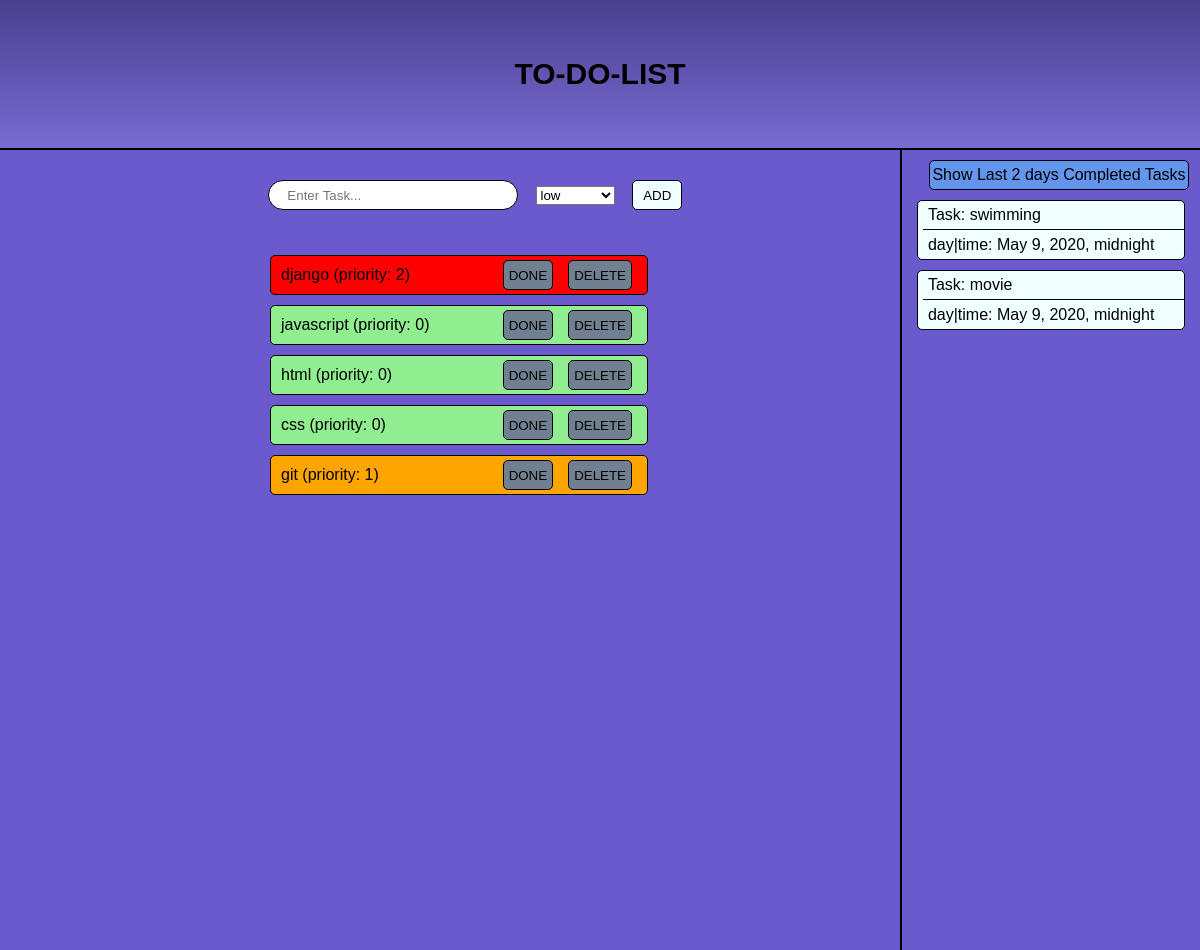
The page / on the database its author committed.
### toDoListApp/models.py (models this page shows, shortened)
class TaskList(models.Model):
    task = models.CharField(max_length=200)
    CHOOSE_PRIORITY = (
        ('0', 'low'),
        ('1', 'moderate'),
        ('2', 'high')
    )
    priority = models.CharField(
        choices=CHOOSE_PRIORITY, max_length=10, null=True)
    pub_date = models.DateTimeField('date_published')

class DoneTasks(models.Model):
    completed_task = models.CharField(max_length=200)
    completion_date = models.DateTimeField('date_of_completion')

### toDoListApp/views.py (the view)
# urls.py: path('', views.index, name='index'),
def index(request):
    listItems = TaskList.objects.all().order_by('-pub_date')
    d = datetime.date.today()-datetime.timedelta(days=2)
    tasks = DoneTasks.objects.filter(completion_date__gte=d)
    context = {
        'listItems': listItems,
        'completed_tasks': tasks
    }
    return render(request, 'toDoListApp/index.html', context)

### toDoListApp/templates/toDoListApp/index.html (shortened to what this page needs)
{% extends 'base.html' %}
{% block content %}
<div class="container-1">
    <div class="search-box">
        <form class='addtask' action="add_task/" method="post">
            <div id="search">
                <input type="text" name="content" placeholder="Enter Task...">
            </div>
            <select name="priority" id="importance">
                <option value="0" style="background: green;">low</option>
            </select>
            <div id="add-button"><button type="submit">ADD</button></div>
        </form>
    </div>
    <div class="list">
        {% for item in listItems %}
        <div id="task" class="p{{ item.priority }}">
            <li>{{ item.task }} (priority: {{ item.priority }})</li>
            <div id="buttons">
                <form action="done_task/{{ item.id }}/" action="post">
                    <div id="done-button">
                        <button type="submit">DONE</button>
                    </div>
                </form>
                <form action="delete_task/{{ item.id }}/" action="post">
                    <div id="del-button">
                        <button type="submit">DELETE</button>
                    </div>
                </form>
            </div>
        </div>
        {% endfor %}
    </div>
</div>
<div class="container-2">
    <div class="prev-task">Show Last 2 days Completed Tasks</div>
    <div class="completed-tasks">
        {% for item in completed_tasks %}
        <div class="completed">
            <div class="task-name">Task: {{ item.completed_task }}</div>
            <div class="time">day|time: {{ item.completion_date }}</div>
        </div>
        {% endfor %}
    </div>
</div>
{% endblock content %}

### toDoListApp/templates/base.html (shortened to what this page needs)
<html lang="en">
<head>
    {% load static %}
    <link rel="stylesheet" href="{% static 'toDoListApp/css/style.css' %}">
</head>
<body>
    <header>
        TO-DO-LIST
    </header>
    <div class="big-container">
        {% block content %}
        {% endblock content %}
    </div>
</body>
</html>

### toDoListApp/static/toDoListApp/css/style.css (style rules this page uses)
* { box-sizing: border-box; margin: 0; padding: 0; }
body { background: slateblue; font-family: sans-serif; }
button { border: none; background: none; cursor: pointer; }
.big-container { display: flex; flex-direction: row; height: 100%; }
.container-1 { width: 75%; }
header { background: linear-gradient(rgba(0, 0, 0, 0.3), rgba(255, 255, 255, 0.1)); height: 150px; width: 100%; display: flex; justify-content: center; align-items: center; font-family: sans-serif; font-weight: 700; font-size: 30px; border-bottom: 2px solid black; }
.search-box { width: 50%; height: 60px; margin-left: 250px; }
.addtask { display: flex; flex-direction: row; justify-content: space-evenly; align-items: center; margin-top: 30px; }
.search-box #search { width: 250px; background: white; height: 30px; display: flex; align-content: center; justify-content: center; border-radius: 25px; border: 1.5px solid black; }
.search-box #search input { width: 85%; border: none; }
#add-button { background: azure; height: 30px; width: 50px; display: flex; justify-content: center; align-items: center; font-weight: bold; border: 1.5px solid black; border-radius: 5px; cursor: pointer; }
li { list-style: none; margin-left: 10px; }
.list { margin-left: 30%; margin-top: 15px; }
#task { width: 60%; height: 40px; margin-top: 10px; background: whitesmoke; display: flex; justify-content: space-between; align-items: center; border-radius: 5px; border: 1.5px solid black; }
#buttons { display: flex; justify-content: center; align-items: center; }
#done-button, #del-button { background: slategray; height: 30px; display: flex; justify-content: center; align-items: center; padding: 5px; margin-right: 15px; border-radius: 5px; border: 1.5px solid black; cursor: pointer; }
.container-2 { width: 25%; border-left: 2px solid black; }
.container-2 .prev-task { background: cornflowerblue; height: 30px; margin: auto; margin-top: 10px; margin-left: 27px; width: 260px; border-radius: 5px; border: 1.5px solid black; display: flex; justify-content: center; align-items: center; }
.completed { background: azure; width: 90%; margin: auto; margin-top: 10px; height: 60px; border-radius: 5px; border: 1.5px solid black; display: flex; flex-direction: column; justify-content: space-evenly; }
.completed>div { margin-left: 5px; padding: 5px; }
.task-name { border-bottom: 1.5px solid black; }
.p0 { background: lightgreen !important; }
.p1 { background: orange !important; }
.p2 { background: red !important; }

### rows shown on the page
TaskList: task "django", priority "2"
TaskList: task "javascript", priority "0"
TaskList: task "html", priority "0"
TaskList: task "css", priority "0"
TaskList: task "git", priority "1"
DoneTasks: completed_task "swimming", completion_date "May 9, 2020, midnight"
DoneTasks: completed_task "movie", completion_date "May 9, 2020, midnight"
